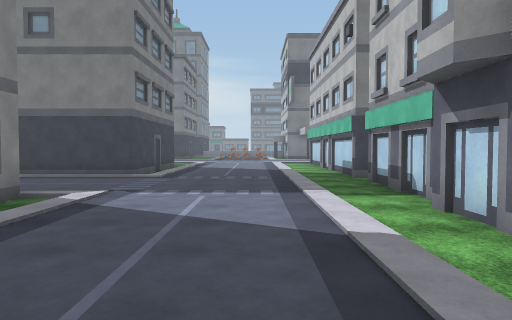
View 1 (above)

24 first-person views from a walk through a Unity game level. The camera is 1.5 m above the floor, tilts 2° down and sees 70° across. The floor is counted in squares, 2 m on a side. Each view is taken from the middle of a square. On the plan, view 1 faces up. The plan holds only what a view shows up to about 11 squares ahead; the rest is blank. The place goes on beyond the plan. Some animated figures are not drawn. Surface patterns are stand-ins for the level's own textures.

View 2
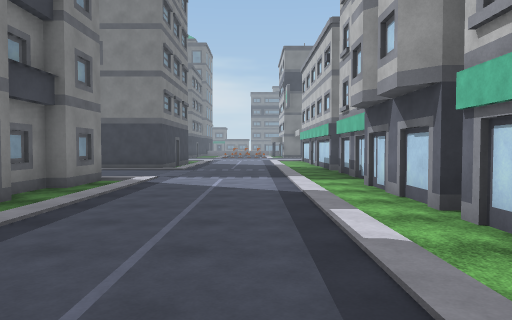

View 3
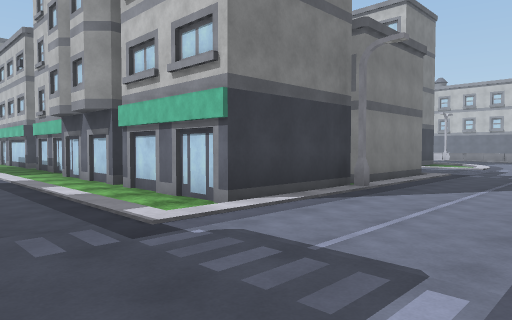

View 4
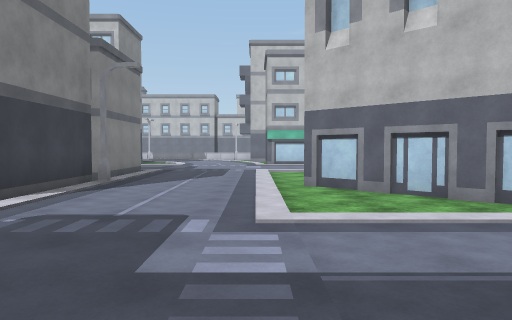

View 5
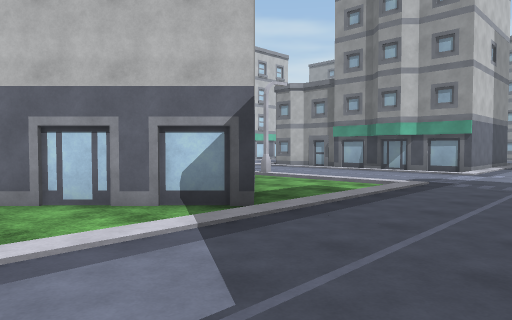

View 6
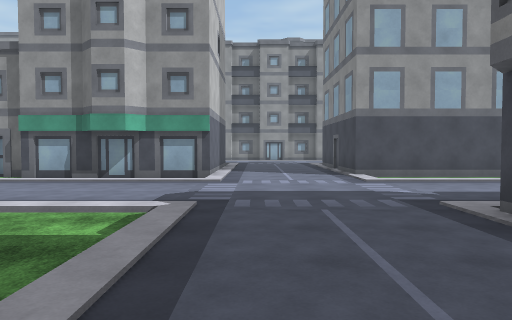

View 7
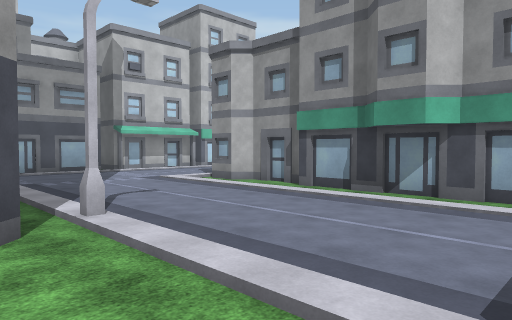

View 8
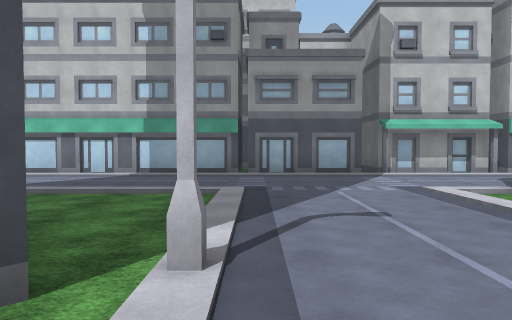

View 9
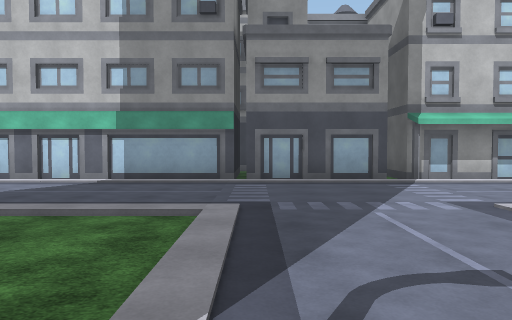

View 10
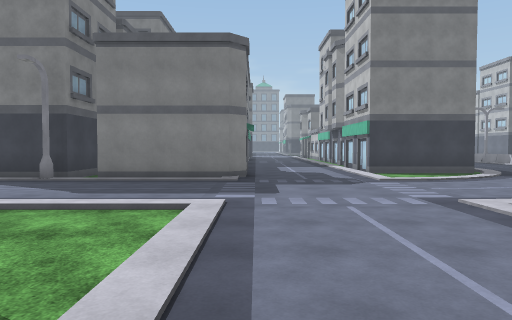

View 11
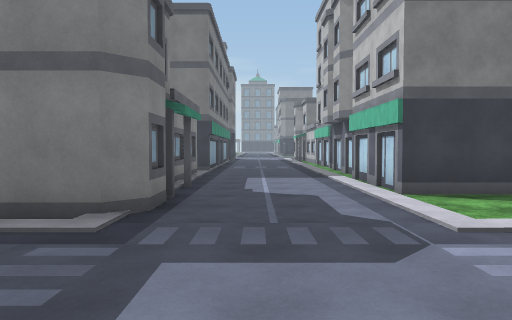

View 12
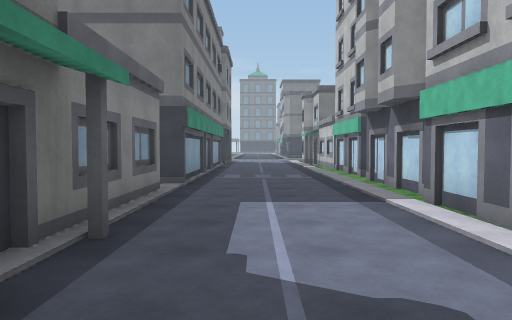

View 13
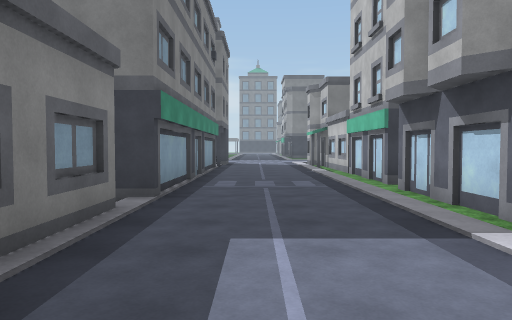

View 14
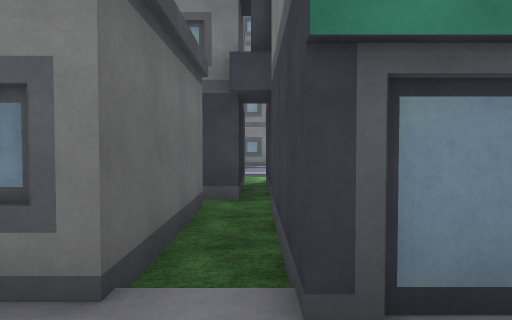

View 15
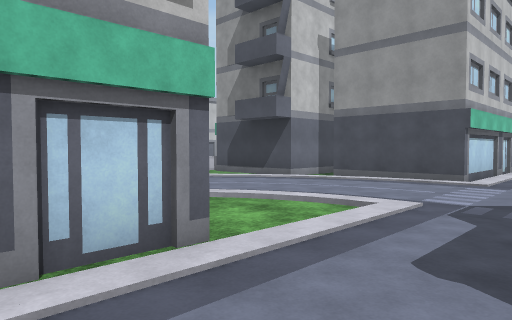

View 16
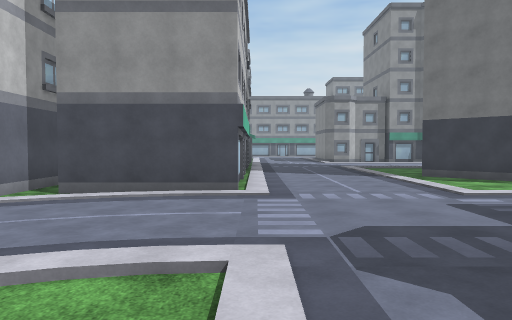

View 17
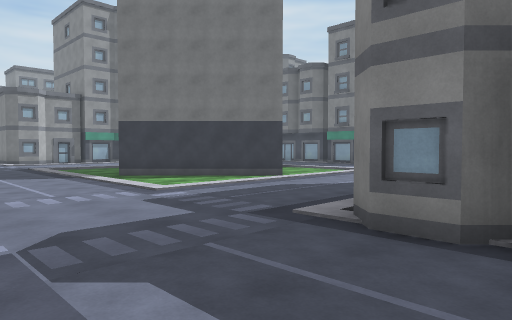

View 18
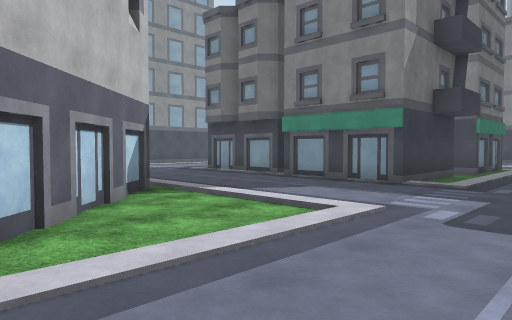

View 19
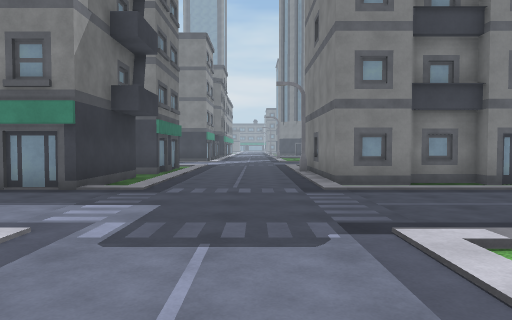

View 20
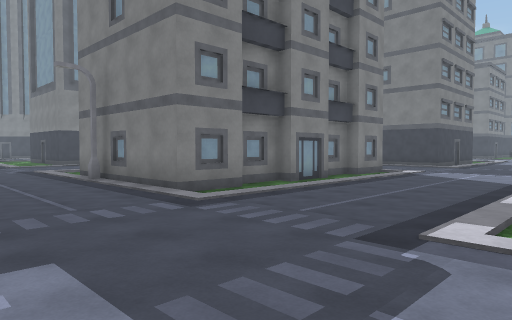

View 21
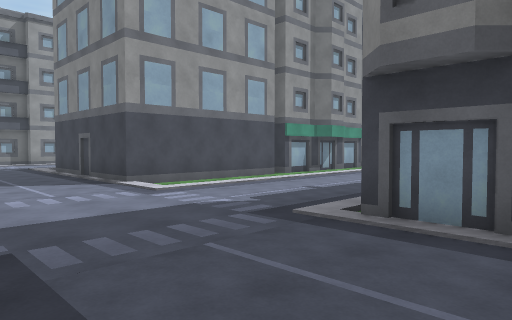

View 22
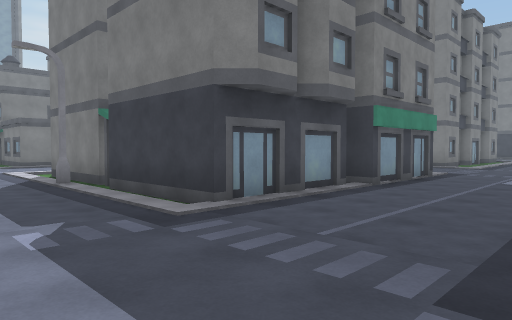

View 23
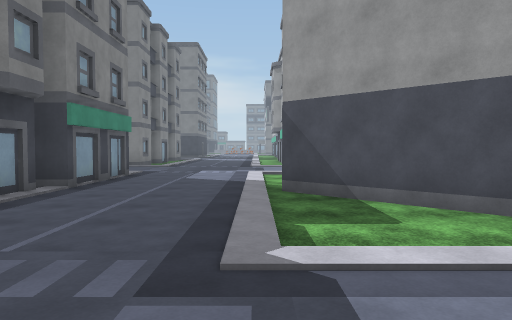

View 24
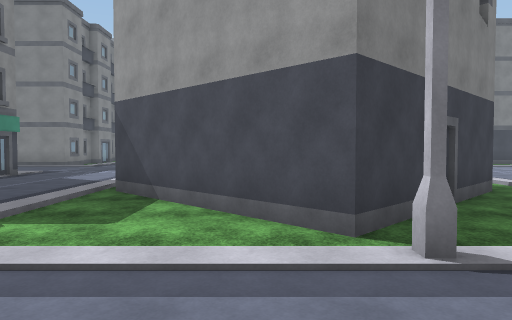

### Floor plan
Key: @ floor where view 1 was taken; # wall or solid block; . floor; / step, stairs or slope; B building; O other object.
Columns run from 8 left of view 1 to 17 right of it. Each row starts with its distance up from view 1.
 12                  B    O
 11       .../.#     B.../#
 10   ###/.../.#     #.../#
  9   ......./.B     #.../#
  8    ....../.B     #.../B
  7    ....../.#     B.../#
  6     ...../.#     B.../#
  5     #/.../......./.../#
  4     #/.../.  #####.../B
  3     #/.../.      #.../B
  2     #/.../.#     B.../#
  1     #/.../.      ##../#
  0     #/..@/.  #   ##../##
 -1     #/.../. ###  #.../../
 -2 B####/.../.##B####...///.
 -3 ..........................
 -4 ..........................
 -5  .........................
 -6  ......................//.
 -7 #B.###.../......./.../###B
 -8 ##   #.../..###../.../#  B
 -9      #.../.#####./.../#
-10      B.../##   ##/.../#
-11      B.../##  ##./.../#
-12      #.../.####../.../#
-13      #.../..##.../.../#
-14 ######.../......./...B#
-15 ...................../#
-16  ....................B#
-17 .....................B#
-18 ...................../#
-19  ..../.../BBBB.../.../#
-20  #####...##   ### .../#
-21      #...#         ../#
-22      #..             #
-23      #..

Where each view was taken, in squares from view 1:
view 1: 0 up, 0 right, facing up
view 2: 3 down, 0 right, facing up
view 3: 6 down, 1 left, facing up-right
view 4: 6 down, 3 left, facing right
view 5: 7 down, 2 left, facing down-right
view 6: 10 down, 0 right, facing down
view 7: 13 down, 1 right, facing down-right
view 8: 15 down, 3 right, facing right
view 9: 15 down, 5 right, facing right
view 10: 11 down, 10 right, facing up
view 11: 6 down, 11 right, facing up
view 12: 2 down, 11 right, facing up
view 13: 0 up, 11 right, facing up
view 14: 5 up, 11 right, facing left
view 15: 2 up, 11 right, facing down-right
view 16: 0 up, 13 right, facing down
view 17: 0 up, 13 right, facing down-left
view 18: 4 down, 5 right, facing down-left
view 19: 4 down, 4 right, facing left
view 20: 6 down, 2 right, facing up-left
view 21: 12 down, 1 right, facing down-left
view 22: 17 down, 1 right, facing up-left
view 23: 17 down, 1 right, facing up
view 24: 17 down, 4 right, facing up
